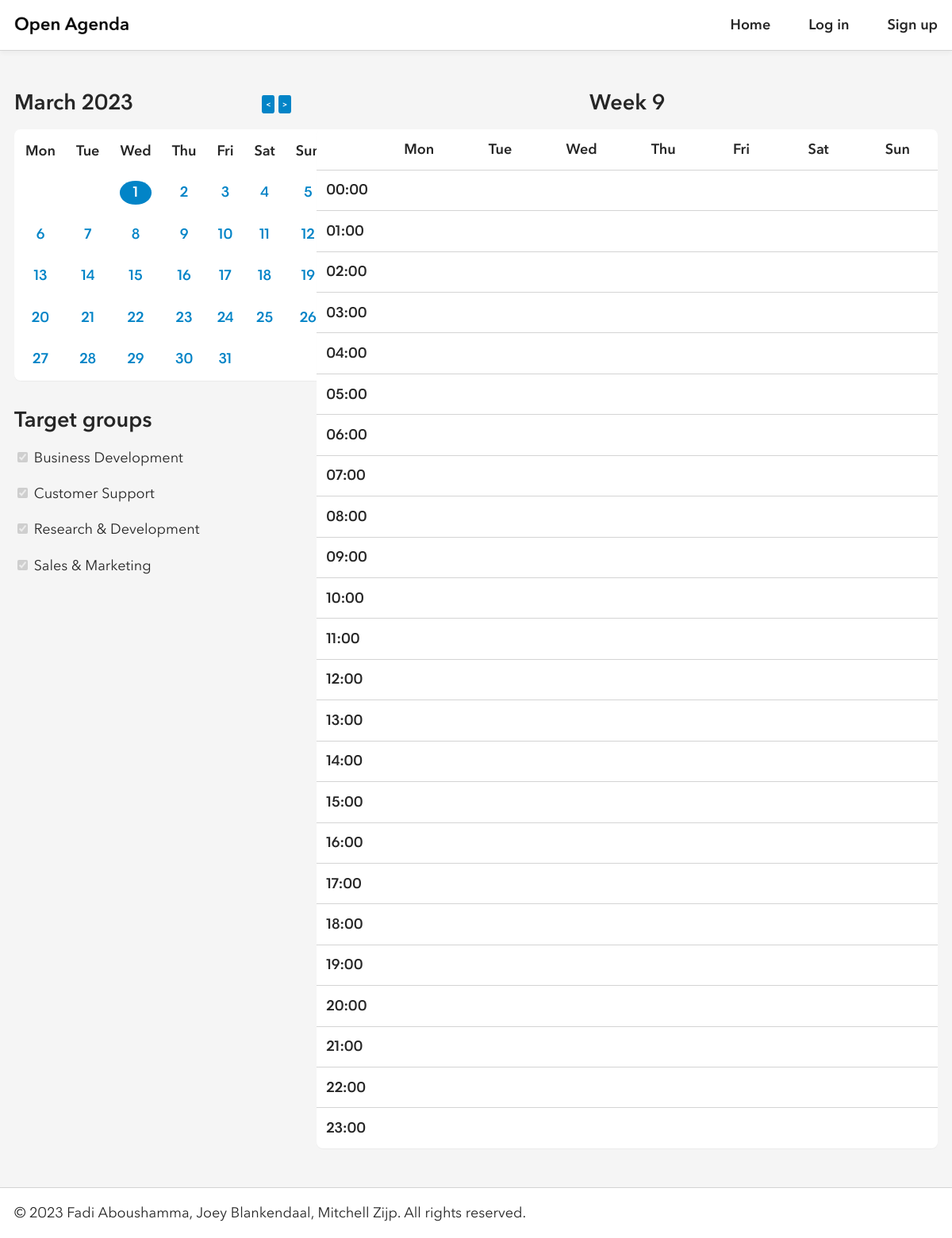
Page /?year=2023&month=3&day=1 on the committed database.
### tables this page shows
create table if not exists groups
(
    id char(36) not null,
    name varchar(31) not null,
    primary key (id),
    unique (name)
);

### private/bootstrap.php (called while the page is built, shortened)
<?php
$db = new mysqli('localhost', 'root', '', 'openagenda');
require_once('classes/groupmanager.php');
$groupManager = new GroupManager($db);

### private/classes/groupmanager.php (called while the page is built)
<?php
final class GroupManager
{
    private $db;
    public function __construct($db)
    {
        $this->db = $db;
    }
    public function get_groups()
    {
        $result = $this->db->query("SELECT * FROM groups");
        return $result->fetch_all(MYSQLI_ASSOC);
    }
}

### private/components/target_groups.php (the view)
<header>
    <h2 class="left">Target groups</h2>
</header>
<form class="flex-y">
    <?php
    $groups = $groupManager->get_groups();
    if (count($groups) == 0)
    {
    ?>
        <p>No target groups have been created yet.</p>
    <?php
    }
    else
    {
        foreach ($groups as $group)
        {
        ?>
            <div>
                <input type="checkbox" checked disabled>
                <label><?= $group['name'] ?></label>
            </div>
        <?php
        }
    }
    ?>
</form>

### public/assets/style.css (style rules this page uses)
:root { --border: 1px solid var(--border-color); --border-color: #d4d4d4; --border-radius: .5rem; --gap: 1rem; --line-height: 1.618; --padding: var(--padding-y) var(--padding-x); --padding-x: 1.125rem; --padding-y: 1rem; --transition: all .5s; --black: #262626; --black-dark: #000; --green: #16a34a; --light: #f5f5f5; --red: #dc2626; --sky: #0284c7; --sky-dark: #0369a1; --white: #fff; }
html { height: 100%; }
body, button, input { -moz-osx-font-smoothing: grayscale; -webkit-font-smoothing: antialiased; color: var(--black); font: 1.125rem Avenir Next, system-ui,-apple-system,"Segoe UI",Roboto,"Helvetica Neue","Noto Sans","Liberation Sans",Arial,sans-serif,"Apple Color Emoji","Segoe UI Emoji","Segoe UI Symbol","Noto Color Emoji"; line-height: var(--line-height); }
body { background: var(--light); display: flex; flex-direction: column; height: inherit; margin: 0; }
h1, h2, h3 { line-height: calc(var(--line-height) / 2 + .5); margin: 0; text-align: center; }
.flex-x, .flex-y { display: flex; gap: var(--gap); }
.flex-y { flex-direction: column; }
form { display: flex; flex-direction: column; gap: var(--gap); }
form > div, form .flex-y { gap: calc(var(--gap) / 4) !important; }
input { border: var(--border); border-radius: var(--border-radius); padding: var(--padding); }
.left { text-align: left; }

### rows in the picture
groups: name "Business Development"
groups: name "Customer Support"
groups: name "Research & Development"
groups: name "Sales & Marketing"

### other values in the picture
date('F Y', mktime(0, 0, 0, $month, 1, $year)) "March 2023"
$days[$i] "Mon"
$days[$i] "Tue"
$days[$i] "Wed"
$days[$i] "Thu"
$days[$i] "Fri"
$days[$i] "Sat"
$days[$i] "Sun"
$week_number "9"
$day "Mon"
$day "Tue"
$day "Wed"
$day "Thu"
$day "Fri"
$day "Sat"
